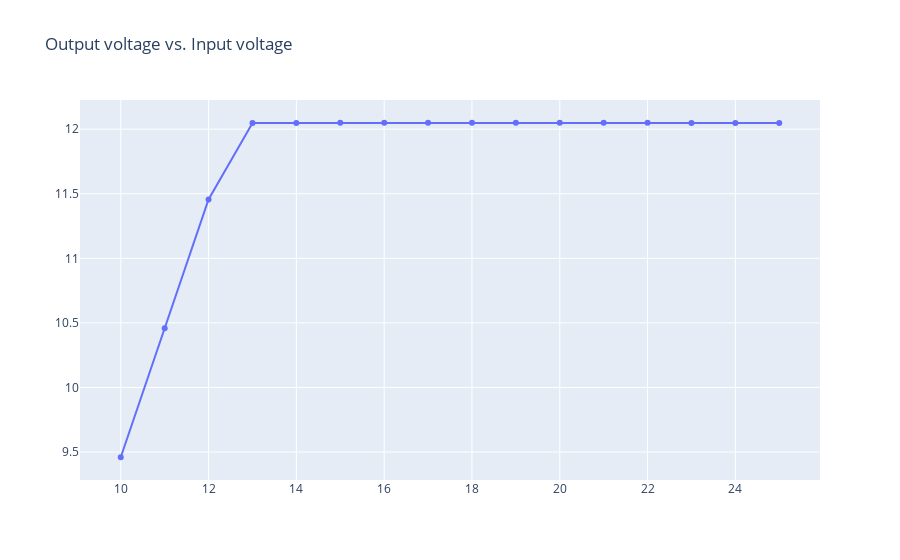

This figure's notebook cell:
### Markdown cell above
### Line Regulation

### Code cell
fig = go.Figure(go.Scatter(x=line_sweep["psu_measured_line_voltages"], y=line_sweep["load_measured_line_voltages"]))
fig.update_layout( title="Output voltage vs. Input voltage")
fig.show()

### Figure 1 — Plotly figure (JSON) as saved in the notebook; plotly's stock layout.template omitted (floating-point values rounded to 4 significant figures)
{"data": [{"type": "scatter", "x": [9.999, 11, 12.0, 13, 14.0, 15, 16.0, 17, 18, 19, 20, 21, 22, 23, 24, 25], "y": [9.46, 10.46, 11.46, 12.05, 12.05, 12.05, 12.05, 12.05, 12.05, 12.05, 12.05, 12.05, 12.05, 12.05, 12.05, 12.05]}], "layout": {"title": {"text": "Output voltage vs. Input voltage"}}}
